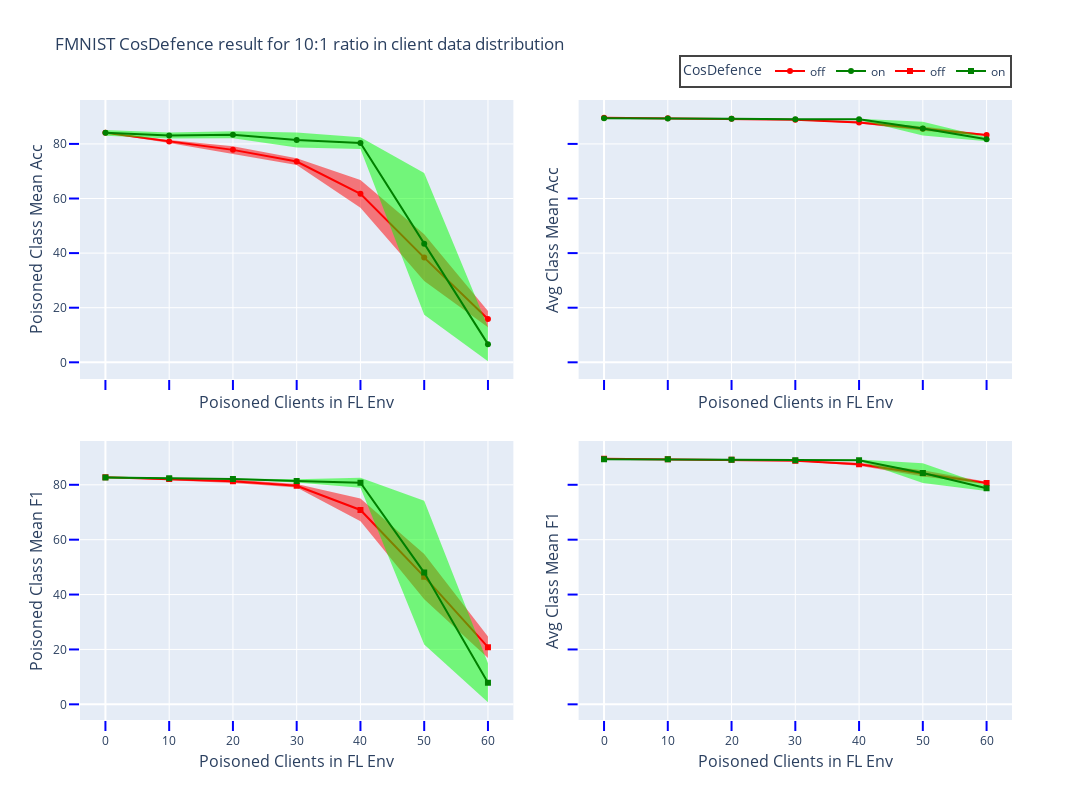

Notebook code cell kept with this figure:
### Code cell
summary_file = 'fmnist_r10_results.json'
res_fig_name = summary_file[:-5]
result_data = get_data(json_folder + summary_file)
fig = gen_acc_f1_plot_std("FMNIST CosDefence result for 10:1 ratio in client data distribution", result_data, res_fig_name, save_html=False)
fig.show()

### Figure 1 — Plotly figure (JSON) as saved in the notebook; plotly's stock layout.template omitted (floating-point values rounded to 4 significant figures)
{"data": [{"fill": "toself", "fillcolor": "rgba(255, 0, 0, 0.5)", "line": {"color": "rgba(255,255,255,0)"}, "showlegend": false, "type": "scatter", "x": [0, 10, 20, 30, 40, 50, 60, 60, 50, 40, 30, 20, 10, 0], "xaxis": "x", "y": [84.27, 81.39, 79.17, 74.77, 66.82, 46.87, 18.83, 12.87, 29.83, 56.61, 72.32, 76.47, 80.37, 83.97], "yaxis": "y"}, {"line": {"color": "red"}, "mode": "lines+markers", "name": "off", "type": "scatter", "x": [0, 10, 20, 30, 40, 50, 60], "xaxis": "x", "y": [84.12, 80.88, 77.82, 73.54, 61.71, 38.35, 15.85], "yaxis": "y"}, {"fill": "toself", "fillcolor": "rgba(0, 255, 0, 0.5)", "line": {"color": "rgba(255,255,255,0)"}, "showlegend": false, "type": "scatter", "x": [0, 10, 20, 30, 40, 50, 60, 60, 50, 40, 30, 20, 10, 0], "xaxis": "x", "y": [85.13, 84.14, 84.66, 84.14, 82.47, 69.34, 12.93, 0.3711, 17.43, 78.15, 78.7, 82.05, 82.0, 83.03], "yaxis": "y"}, {"line": {"color": "green"}, "mode": "lines+markers", "name": "on", "type": "scatter", "x": [0, 10, 20, 30, 40, 50, 60], "xaxis": "x", "y": [84.08, 83.07, 83.35, 81.42, 80.31, 43.38, 6.651], "yaxis": "y"}, {"fill": "toself", "fillcolor": "rgba(255, 0, 0, 0.5)", "line": {"color": "rgba(255,255,255,0)"}, "showlegend": false, "type": "scatter", "x": [0, 10, 20, 30, 40, 50, 60, 60, 50, 40, 30, 20, 10, 0], "xaxis": "x2", "y": [89.6, 89.47, 89.32, 89.01, 88.29, 86.38, 83.51, 82.93, 84.81, 87.49, 88.75, 89.12, 89.24, 89.5], "yaxis": "y2"}, {"line": {"color": "red"}, "mode": "lines+markers", "showlegend": false, "type": "scatter", "x": [0, 10, 20, 30, 40, 50, 60], "xaxis": "x2", "y": [89.55, 89.36, 89.22, 88.88, 87.89, 85.6, 83.22], "yaxis": "y2"}, {"fill": "toself", "fillcolor": "rgba(0, 255, 0, 0.5)", "line": {"color": "rgba(255,255,255,0)"}, "showlegend": false, "type": "scatter", "x": [0, 10, 20, 30, 40, 50, 60, 60, 50, 40, 30, 20, 10, 0], "xaxis": "x2", "y": [89.45, 89.48, 89.29, 89.17, 89.24, 88.15, 82.48, 80.98, 83.06, 88.77, 88.9, 89.2, 89.22, 89.3], "yaxis": "y2"}, {"line": {"color": "green"}, "mode": "lines+markers", "showlegend": false, "type": "scatter", "x": [0, 10, 20, 30, 40, 50, 60], "xaxis": "x2", "y": [89.37, 89.35, 89.24, 89.03, 89.0, 85.61, 81.73], "yaxis": "y2"}, {"fill": "toself", "fillcolor": "rgba(255, 0, 0, 0.5)", "line": {"color": "rgba(255,255,255,0)"}, "showlegend": false, "type": "scatter", "x": [0, 10, 20, 30, 40, 50, 60, 60, 50, 40, 30, 20, 10, 0], "xaxis": "x3", "y": [82.9, 82.39, 81.94, 80.26, 74.97, 54.81, 24.73, 16.93, 38.25, 66.7, 79.0, 80.69, 81.76, 82.69], "yaxis": "y3"}, {"line": {"color": "red"}, "marker": {"symbol": "square"}, "mode": "lines+markers", "name": "off", "type": "scatter", "x": [0, 10, 20, 30, 40, 50, 60], "xaxis": "x3", "y": [82.79, 82.07, 81.32, 79.63, 70.83, 46.53, 20.83], "yaxis": "y3"}, {"fill": "toself", "fillcolor": "rgba(0, 255, 0, 0.5)", "line": {"color": "rgba(255,255,255,0)"}, "showlegend": false, "type": "scatter", "x": [0, 10, 20, 30, 40, 50, 60, 60, 50, 40, 30, 20, 10, 0], "xaxis": "x3", "y": [83.05, 82.6, 82.26, 82.01, 82.57, 74.22, 14.96, 0.7394, 21.8, 78.92, 80.83, 82.01, 82.23, 82.26], "yaxis": "y3"}, {"line": {"color": "green"}, "marker": {"symbol": "square"}, "mode": "lines+markers", "name": "on", "type": "scatter", "x": [0, 10, 20, 30, 40, 50, 60], "xaxis": "x3", "y": [82.65, 82.42, 82.14, 81.42, 80.75, 48.01, 7.851], "yaxis": "y3"}, {"fill": "toself", "fillcolor": "rgba(255, 0, 0, 0.5)", "line": {"color": "rgba(255,255,255,0)"}, "showlegend": false, "type": "scatter", "x": [0, 10, 20, 30, 40, 50, 60, 60, 50, 40, 30, 20, 10, 0], "xaxis": "x4", "y": [89.51, 89.38, 89.24, 88.91, 88.05, 85.31, 81.15, 80.23, 83.05, 86.97, 88.66, 89.03, 89.16, 89.41], "yaxis": "y4"}, {"line": {"color": "red"}, "marker": {"symbol": "square"}, "mode": "lines+markers", "showlegend": false, "type": "scatter", "x": [0, 10, 20, 30, 40, 50, 60], "xaxis": "x4", "y": [89.46, 89.27, 89.13, 88.79, 87.51, 84.18, 80.69], "yaxis": "y4"}, {"fill": "toself", "fillcolor": "rgba(0, 255, 0, 0.5)", "line": {"color": "rgba(255,255,255,0)"}, "showlegend": false, "type": "scatter", "x": [0, 10, 20, 30, 40, 50, 60, 60, 50, 40, 30, 20, 10, 0], "xaxis": "x4", "y": [89.4, 89.41, 89.22, 89.09, 89.21, 87.86, 79.74, 77.7, 80.66, 88.63, 88.88, 89.12, 89.14, 89.21], "yaxis": "y4"}, {"line": {"color": "green"}, "marker": {"symbol": "square"}, "mode": "lines+markers", "showlegend": false, "type": "scatter", "x": [0, 10, 20, 30, 40, 50, 60], "xaxis": "x4", "y": [89.31, 89.28, 89.17, 88.99, 88.92, 84.26, 78.72], "yaxis": "y4"}], "layout": {"height": 800, "legend": {"borderwidth": 2, "font": {"size": 12}, "orientation": "h", "title": {"text": "CosDefence"}, "x": 1, "xanchor": "right", "y": 1.02, "yanchor": "bottom"}, "title": {"text": "FMNIST CosDefence result for 10:1 ratio in client data distribution"}, "width": 1200, "xaxis": {"anchor": "y", "domain": [0, 0.465], "dtick": 10, "matches": "x3", "showticklabels": false, "tick0": 0, "tickcolor": "blue", "ticklen": 10, "ticks": "outside", "tickwidth": 2, "title": {"font": {"size": 16}, "standoff": 7, "text": "Poisoned Clients in FL Env"}}, "xaxis2": {"anchor": "y2", "domain": [0.535, 1.0], "dtick": 10, "matches": "x4", "showticklabels": false, "tick0": 0, "tickcolor": "blue", "ticklen": 10, "ticks": "outside", "tickwidth": 2, "title": {"font": {"size": 16}, "standoff": 7, "text": "Poisoned Clients in FL Env"}}, "xaxis3": {"anchor": "y3", "domain": [0, 0.465], "dtick": 10, "tick0": 0, "tickcolor": "blue", "ticklen": 10, "ticks": "outside", "tickwidth": 2, "title": {"font": {"size": 16}, "standoff": 7, "text": "Poisoned Clients in FL Env"}}, "xaxis4": {"anchor": "y4", "domain": [0.535, 1.0], "dtick": 10, "tick0": 0, "tickcolor": "blue", "ticklen": 10, "ticks": "outside", "tickwidth": 2, "title": {"font": {"size": 16}, "standoff": 7, "text": "Poisoned Clients in FL Env"}}, "yaxis": {"anchor": "x", "domain": [0.55, 1], "dtick": 20, "tick0": 0, "tickcolor": "blue", "ticklen": 10, "ticks": "outside", "tickwidth": 2, "title": {"font": {"size": 16}, "standoff": 5, "text": "Poisoned Class Mean Acc"}}, "yaxis2": {"anchor": "x2", "domain": [0.55, 1], "dtick": 20, "matches": "y", "showticklabels": false, "tick0": 0, "tickcolor": "blue", "ticklen": 10, "ticks": "outside", "tickwidth": 2, "title": {"font": {"size": 16}, "standoff": 5, "text": "Avg Class Mean Acc"}}, "yaxis3": {"anchor": "x3", "domain": [0, 0.45], "dtick": 20, "tick0": 0, "tickcolor": "blue", "ticklen": 10, "ticks": "outside", "tickwidth": 2, "title": {"font": {"size": 16}, "standoff": 5, "text": "Poisoned Class Mean F1"}}, "yaxis4": {"anchor": "x4", "domain": [0, 0.45], "dtick": 20, "matches": "y3", "showticklabels": false, "tick0": 0, "tickcolor": "blue", "ticklen": 10, "ticks": "outside", "tickwidth": 2, "title": {"font": {"size": 16}, "standoff": 5, "text": "Avg Class Mean F1"}}}}
